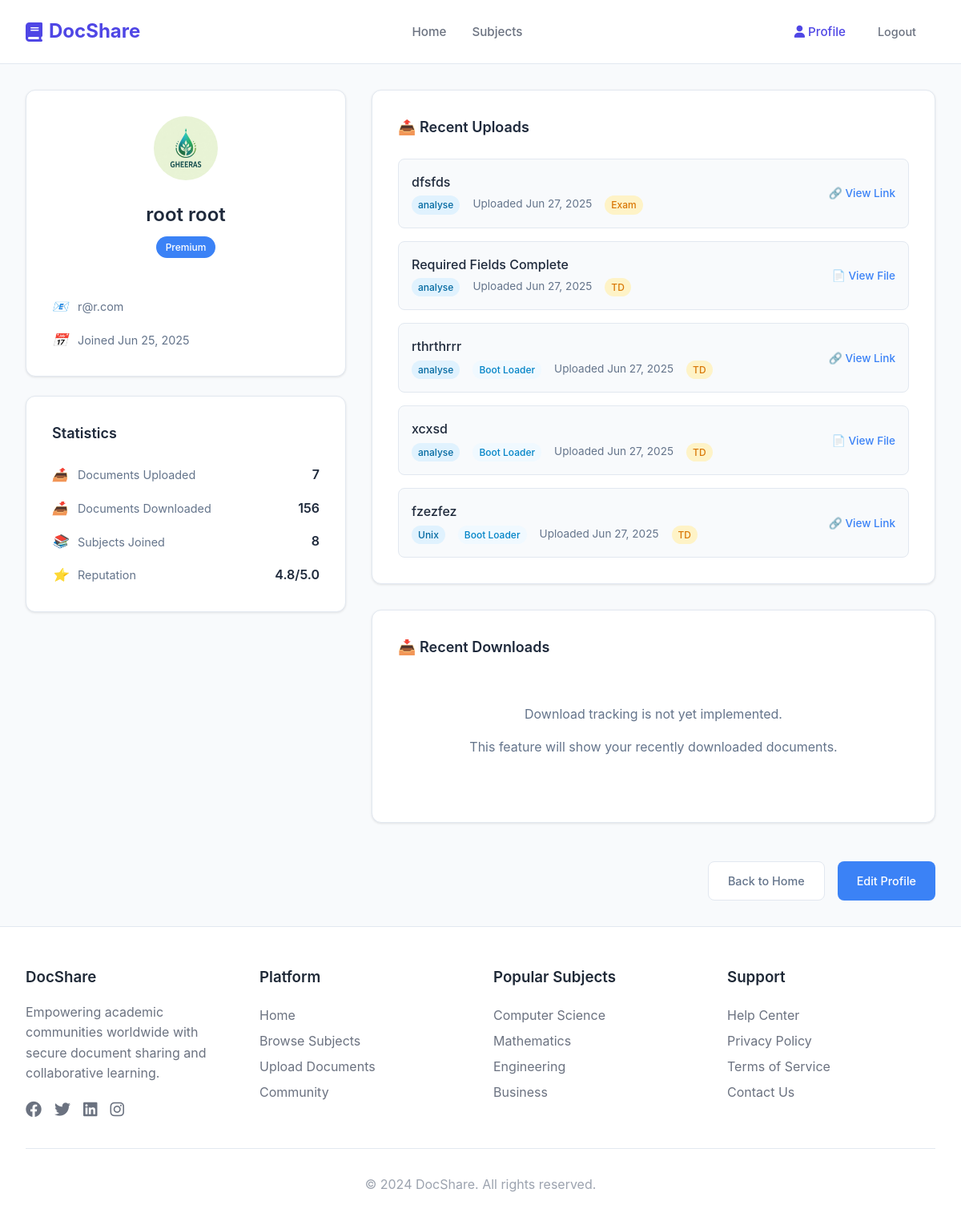
The app's page /profile/ (signed in), older data.
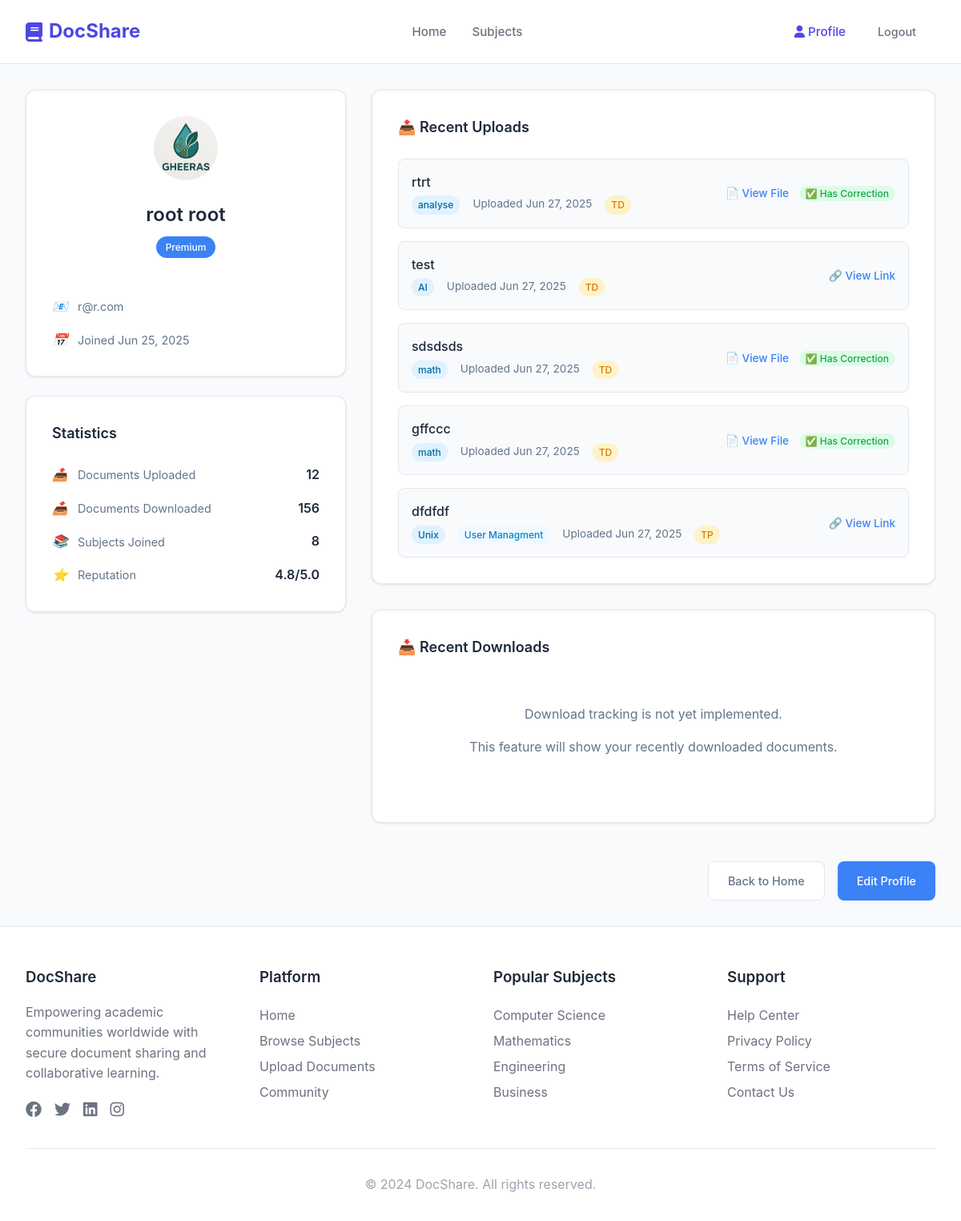
The same page, newer data.
### accounts/models.py (models this page shows, shortened)
class CustomUser(AbstractUser):
    username = None  # Remove username field
    email = models.EmailField('email address', unique=True)
    phone_number = models.CharField(max_length=20)
    profile_picture = models.ImageField(upload_to='profile_pics/', blank=True, null=True)
    is_premium = models.BooleanField(default=False)
    USERNAME_FIELD = 'email'
    REQUIRED_FIELDS = ['first_name', 'last_name', 'phone_number']
    objects = CustomUserManager()

class Document(models.Model):
    file = models.FileField(upload_to='documents/', blank=True, null=True, help_text="Upload a file or provide a link below.")
    link = models.URLField(blank=True, null=True, help_text="Paste a link to an external document (e.g., Google Drive)")
    corrected_file = models.FileField(upload_to='documents/', blank=True, null=True, help_text="Upload a corrected file if available.")
    corrected_link = models.URLField(blank=True, null=True, help_text="Paste a link to a corrected document if available.")
    title = models.CharField(max_length=255)
    description = models.TextField(blank=True)
    subject = models.ForeignKey(Subject, on_delete=models.CASCADE, related_name='documents')
    classroom = models.ForeignKey('Class', on_delete=models.CASCADE, related_name='documents', null=True, blank=True)
    subsubject = models.ForeignKey(SubSubject, on_delete=models.CASCADE, blank=True, null=True)
    tags = models.CharField(max_length=255, blank=True)
    type = models.CharField(
        max_length=10,
        choices=[
            ("Cours", "Cours"),
            ("TD", "TD"),
            ("Exam", "Exam"),
            ("DS", "DS"),
            ("TP", "TP"),
            ("Resume", "Resume"),
            ("Other", "Other"),
        ],
        default="TD",
        help_text="Type of document (Exam, TD, DS, TP)"
    )
    uploaded_by = models.ForeignKey(CustomUser, on_delete=models.CASCADE)
    uploaded_at = models.DateTimeField(auto_now_add=True)
    has_correction = models.BooleanField(default=False, help_text="Check if a corrected version is provided.")

class Subject(models.Model):
    classroom = models.ForeignKey('Class', on_delete=models.CASCADE, related_name='subjects', null=True, blank=True)
    name = models.CharField(max_length=100, unique=True)
    description = models.TextField(blank=True)
    icon = models.CharField(max_length=100, blank=True)  # Optional: for icon class or path

class SubSubject(models.Model):
    subject = models.ForeignKey(Subject, on_delete=models.CASCADE, related_name='subsubjects')
    name = models.CharField(max_length=100)

### accounts/views.py (the view)
# urls.py: path('profile/', profile_view, name='profile'),
def profile_view(request):
    if not request.user.is_authenticated:
        return redirect('login')
    recent_uploads = Document.objects.filter(uploaded_by=request.user).order_by('-uploaded_at')[:5]
    total_uploads = Document.objects.filter(uploaded_by=request.user).count()
    context = {
        'user': request.user,
        'recent_uploads': recent_uploads,
        'total_uploads': total_uploads,
    }
    return render(request, 'accounts/profile.html', context)

### accounts/templates/accounts/profile.html (shortened to what the changed rows need)
{% extends "accounts/base.html" %}
{% load static %}
{% block content %}
<div class="profile-layout">
    <div class="profile-sidebar">
        <div class="profile-card">
            <div class="profile-header">
                <div class="profile-avatar">
                    {% if user.profile_picture %}
                        <img src="{{ user.profile_picture.url }}" alt="{{ user.first_name }}'s profile picture" class="avatar-image">
                    {% else %}
                        <div class="avatar-placeholder">
                            {{ user.first_name|first|upper }}{{ user.last_name|first|upper }}
                        </div>
                    {% endif %}
                </div>
                <h2 class="profile-name">{{ user.first_name }} {{ user.last_name }}</h2>
                {% if user.is_premium %}
                    <span class="premium-badge">Premium</span>
                {% endif %}
            </div>
            <div class="profile-details">
                <div class="detail-item">
                    <i class="icon">📧</i>
                    <span>{{ user.email }}</span>
                </div>
                <div class="detail-item">
                    <i class="icon">📅</i>
                    <span>Joined {{ user.date_joined|date:"M d, Y" }}</span>
                </div>
            </div>
        </div>
        <div class="stats-card">
            <div class="stats-list">
                <div class="stat-item">
                    <i class="stat-icon">📤</i>
                    <span class="stat-label">Documents Uploaded</span>
                    <span class="stat-value">{{ total_uploads }}</span>
                </div>
            </div>
        </div>
    </div>
    <div class="profile-content">
        <div class="content-section">
            <div class="document-list">
                {% if recent_uploads %}
                    {% for document in recent_uploads %}
                        <div class="document-item">
                            <div class="doc-info">
                                <h4>{{ document.title }}</h4>
                                <div class="doc-meta">
                                    <span class="subject-tag">{{ document.subject.name }}</span>
                                    {% if document.subsubject %}
                                        <span class="subsubject-tag">{{ document.subsubject.name }}</span>
                                    {% endif %}
                                    <span class="upload-date">Uploaded {{ document.uploaded_at|date:"M d, Y" }}</span>
                                    <span class="doc-type">{{ document.type }}</span>
                                </div>
                            </div>
                            <div class="doc-stats">
                                {% if document.file %}
                                    <a href="{{ document.file.url }}" target="_blank" class="download-link">📄 View File</a>
                                {% elif document.link %}
                                    <a href="{{ document.link }}" target="_blank" class="download-link">🔗 View Link</a>
                                {% endif %}
                                {% if document.has_correction %}
                                    <span class="correction-badge">✅ Has Correction</span>
                                {% endif %}
                            </div>
                        </div>
                    {% endfor %}
                {% else %}
                    <div class="no-documents">
                        <p>You haven't uploaded any documents yet.</p>
                        <a href="{% url 'upload_document' %}" class="btn btn-primary">Upload Your First Document</a>
                    </div>
                {% endif %}
            </div>
        </div>
    </div>
</div>
{% endblock %}

Row changes from the older to the newer data that the page shows:
no longer on this page (row unchanged): Document: title "dfsfds", subject.name "analyse", uploaded_at "Jun 27, 2025", type "Exam"
no longer on this page (row unchanged): Document: title "Required Fields Complete", subject.name "analyse", uploaded_at "Jun 27, 2025", type "TD"
no longer on this page (row unchanged): Document: title "rthrthrrr", subject.name "analyse", subsubject.name "Boot Loader", uploaded_at "Jun 27, 2025", type "TD"
no longer on this page (row unchanged): Document: title "xcxsd", subject.name "analyse", subsubject.name "Boot Loader", uploaded_at "Jun 27, 2025", type "TD"
no longer on this page (row unchanged): Document: title "fzezfez", subject.name "Unix", subsubject.name "Boot Loader", uploaded_at "Jun 27, 2025", type "TD"
changed CustomUser "root": profile_picture: a different picture
added Document: title "rtrt", subject.name "analyse", uploaded_at "Jun 27, 2025", type "TD", has_correction "✅ Has Correction"
added Document: title "test", subject.name "AI", uploaded_at "Jun 27, 2025", type "TD"
added Document: title "sdsdsds", subject.name "math", uploaded_at "Jun 27, 2025", type "TD", has_correction "✅ Has Correction"
added Document: title "gffccc", subject.name "math", uploaded_at "Jun 27, 2025", type "TD", has_correction "✅ Has Correction"
added Document: title "dfdfdf", subject.name "Unix", subsubject.name "User Managment", uploaded_at "Jun 27, 2025", type "TP"
Text that changed along with them:
{{ total_uploads }}: "7" → "12"
